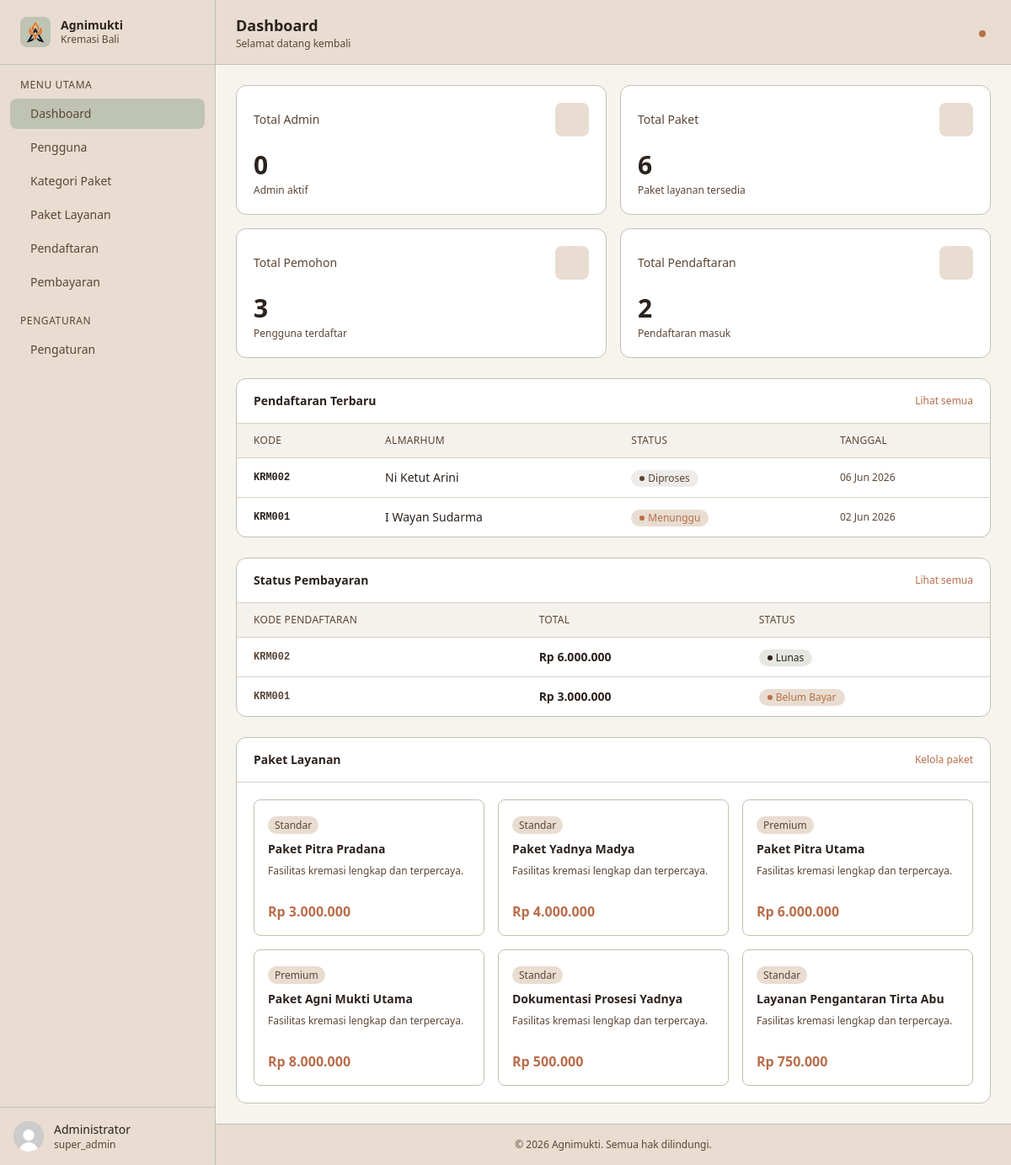
The page /admin (signed in) on the database its author committed.
### tables this page shows
CREATE TABLE pendaftaran (
    id_pendaftaran INT AUTO_INCREMENT PRIMARY KEY,
    kode_pendaftaran VARCHAR(20) NOT NULL UNIQUE,

    id_user INT NOT NULL,
    id_paket INT NOT NULL,

    nama_almarhum VARCHAR(100) NOT NULL,
    tanggal_lahir DATE,
    tanggal_meninggal DATE,

    tanggal_daftar DATE NOT NULL,

    status ENUM(
        'Menunggu',
        'Diproses',
        'Selesai',
        'Dibatalkan'
    ) DEFAULT 'Menunggu',

    catatan TEXT,

    created_at TIMESTAMP DEFAULT CURRENT_TIMESTAMP,

    CONSTRAINT fk_pendaftaran_user
    FOREIGN KEY (id_user)
    REFERENCES users(id_user)
    ON UPDATE CASCADE
    ON DELETE RESTRICT,

    CONSTRAINT fk_pendaftaran_paket
    FOREIGN KEY (id_paket)
    REFERENCES paket_layanan(id_paket)
    ON UPDATE CASCADE
    ON DELETE RESTRICT
);

CREATE TABLE pembayaran (
    id_pembayaran INT AUTO_INCREMENT PRIMARY KEY,

    id_pendaftaran INT NOT NULL,

    tanggal_bayar DATE NOT NULL,

    total_bayar DECIMAL(12,2) NOT NULL,

    metode_pembayaran ENUM(
        'Transfer',
        'QRIS',
        'Tunai'
    ) NOT NULL,

    status_pembayaran ENUM(
        'Belum Bayar',
        'Lunas'
    ) DEFAULT 'Belum Bayar',

    created_at TIMESTAMP DEFAULT CURRENT_TIMESTAMP,

    CONSTRAINT fk_pembayaran_pendaftaran
    FOREIGN KEY (id_pendaftaran)
    REFERENCES pendaftaran(id_pendaftaran)
    ON UPDATE CASCADE
    ON DELETE RESTRICT
);

CREATE TABLE paket_layanan (
    id_paket INT AUTO_INCREMENT PRIMARY KEY,
    id_kategori INT NOT NULL,
    nama_paket VARCHAR(100) NOT NULL,
    harga DECIMAL(12,2) NOT NULL,
    fasilitas TEXT,
    created_at TIMESTAMP DEFAULT CURRENT_TIMESTAMP,

    CONSTRAINT fk_paket_kategori
    FOREIGN KEY (id_kategori)
    REFERENCES kategori_paket(id_kategori)
    ON UPDATE CASCADE
    ON DELETE RESTRICT
);

### public/admin/pages/dashboard.php (the view, shortened to what the rows shown need)
<?php
require_once __DIR__ . '/../../../classes/Users.php';
require_once __DIR__ . '/../../../classes/PaketLayanan.php';
require_once __DIR__ . '/../../../classes/Pendaftaran.php';
require_once __DIR__ . '/../../../classes/Pembayaran.php';
$userModel = new Users();
$paketModel = new PaketLayanan();
$pendaftaranModel = new Pendaftaran();
$pembayaranModel = new Pembayaran();
$listUser = $userModel->getAll();
$listPaket = $paketModel->getAll();
$listPendaftaran = $pendaftaranModel->getAll();
$listPembayaran = $pembayaranModel->getAll();
$pendaftaranTerbaru = array_slice($listPendaftaran, 0, 5);
$pembayaranTerbaru = array_slice($listPembayaran, 0, 5);
?>
<header class="bg-[#E8DDD0] border-b border-[#BFC3B1] px-6 py-4 flex items-center justify-between sticky top-0 z-30">
    <div>
        <h1 class="text-lg font-semibold text-[#2B221D]">Dashboard</h1>
    </div>
</header>
<main class="flex-1 p-6 space-y-6 bg-[#F5F1EC]/30">
    <div class="grid grid-cols-1 xl:grid-cols-2 gap-6">
        <div class="bg-white rounded-xl border border-[#BFC3B1]">
            <div class="px-5 py-4 border-b border-[#D8D2C6] flex items-center justify-between">
                <h2 class="text-sm font-semibold text-[#2B221D]">Pendaftaran Terbaru</h2>
            </div>
            <div class="overflow-x-auto">
                <table class="w-full text-sm">
                    <thead>
                        <tr class="bg-[#F5F1EC] text-left text-xs text-[#5B4636] uppercase tracking-wide border-b border-[#D8D2C6]">
                            <th class="px-5 py-3 font-medium">Kode</th>
                            <th class="px-5 py-3 font-medium">Almarhum</th>
                            <th class="px-5 py-3 font-medium">Status</th>
                            <th class="px-5 py-3 font-medium">Tanggal</th>
                        </tr>
                    </thead>
                    <tbody class="divide-y divide-[#D8D2C6]">
                        <?php if (empty($pendaftaranTerbaru)): ?>
                        <tr>
                            <td colspan="4" class="px-5 py-6 text-center text-xs text-[#5B4636]">Belum ada berkas pendaftaran masuk.</td>
                        </tr>
                        <?php else: ?>
                        <?php foreach ($pendaftaranTerbaru as $pendaftaran): ?>
                        <tr class="hover:bg-[#F5F1EC] transition-colors">
                            <td class="px-5 py-3 font-mono text-xs font-semibold text-[#2B221D]"><?= htmlspecialchars($pendaftaran['kode_pendaftaran']); ?></td>
                            <td class="px-5 py-3 text-[#2B221D] font-medium"><?= htmlspecialchars($pendaftaran['nama_almarhum']); ?></td>
                            <td class="px-5 py-3">
                                <?php
                                $statusClass = "bg-[#E8DDD0] text-[#B86E4B]";
                                if ($pendaftaran['status'] === 'Diproses') $statusClass = "bg-[#5B4636]/10 text-[#5B4636]";
                                ?>
                                <span class="inline-flex items-center gap-1 px-2.5 py-0.5 rounded-full text-xs font-medium <?= $statusClass; ?>">
                                    <span class="w-1.5 h-1.5 rounded-full bg-current"></span>
                                    <?= htmlspecialchars($pendaftaran['status']); ?>
                                </span>
                            </td>
                            <td class="px-5 py-3 text-[#5B4636] text-xs"><?= date('d M Y', strtotime($pendaftaran['tanggal_daftar'])); ?></td>
                        </tr>
                        <?php endforeach; ?>
                        <?php endif; ?>
                    </tbody>
                </table>
            </div>
        </div>
        <div class="bg-white rounded-xl border border-[#BFC3B1]">
            <div class="px-5 py-4 border-b border-[#D8D2C6] flex items-center justify-between">
                <h2 class="text-sm font-semibold text-[#2B221D]">Status Pembayaran</h2>
            </div>
            <div class="overflow-x-auto">
                <table class="w-full text-sm">
                    <thead>
                        <tr class="bg-[#F5F1EC] text-left text-xs text-[#5B4636] uppercase tracking-wide border-b border-[#D8D2C6]">
                            <th class="px-5 py-3 font-medium">Kode Pendaftaran</th>
                            <th class="px-5 py-3 font-medium">Total</th>
                            <th class="px-5 py-3 font-medium">Status</th>
                        </tr>
                    </thead>
                    <tbody class="divide-y divide-[#D8D2C6]">
                        <?php if (empty($pembayaranTerbaru)): ?>
                        <tr>
                            <td colspan="4" class="px-5 py-6 text-center text-xs text-[#5B4636]">Belum ada riwayat transaksi pembayaran.</td>
                        </tr>
                        <?php else: ?>
                        <?php foreach ($pembayaranTerbaru as $pembayaran): ?>
                        <tr class="hover:bg-[#F5F1EC] transition-colors">
                            <td class="px-5 py-3 font-mono text-xs font-semibold text-[#5B4636]">
                                <?php
                                $kodePendaftaran = 'KRM-ERR';
                                foreach($listPendaftaran as $p) {
                                    if($p['id_pendaftaran'] == $pembayaran['id_pendaftaran']) {
                                        $kodePendaftaran = $p['kode_pendaftaran'];
                                        break;
                                    }
                                }
                                echo htmlspecialchars($kodePendaftaran);
                                ?>
                            </td>
                            <td class="px-5 py-3 text-[#2B221D] font-semibold">Rp <?= number_format($pembayaran['total_bayar'], 0, ',', '.'); ?></td>
                            <td class="px-5 py-3">
                                <?php
                                $payStatusClass = "bg-[#E8DDD0] text-[#B86E4B]";
                                if ($pembayaran['status_pembayaran'] === 'Lunas') $payStatusClass = "bg-[#BFC3B1]/40 text-[#2B221D]";
                                ?>
                                <span class="inline-flex items-center gap-1 px-2.5 py-0.5 rounded-full text-xs font-medium <?= $payStatusClass; ?>">
                                    <span class="w-1.5 h-1.5 rounded-full bg-current"></span>
                                    <?= htmlspecialchars($pembayaran['status_pembayaran']); ?>
                                </span>
                            </td>
                        </tr>
                        <?php endforeach; ?>
                        <?php endif; ?>
                    </tbody>
                </table>
            </div>
        </div>
    </div>
    <?php if (($authUser['data']['role'] ?? '') === 'super_admin'): ?>
        <div class="bg-white rounded-xl border border-[#BFC3B1]">
            <div class="px-5 py-4 border-b border-[#D8D2C6] flex items-center justify-between">
                <h2 class="text-sm font-semibold text-[#2B221D]">Paket Layanan</h2>
            </div>
            <div class="grid grid-cols-1 sm:grid-cols-2 lg:grid-cols-3 gap-4 p-5">
                <?php if(empty($listPaket)): ?>
                    <p class="text-xs text-[#5B4636] col-span-full text-center py-4">Belum ada paket layanan terdaftar di database.</p>
                <?php else: ?>
                    <?php foreach($listPaket as $paket): ?>
                    <div class="bg-white border border-[#BFC3B1] rounded-lg p-4 hover:border-[#B86E4B] transition-all hover:shadow-sm">
                        <div class="flex items-start justify-between mb-2">
                            <div>
                                <span class="text-xs font-medium bg-[#E8DDD0] text-[#5B4636] px-2 py-0.5 rounded-full">
                                    <?= ($paket['harga'] >= 5000000) ? 'Premium' : 'Standar'; ?>
                                </span>
                                <p class="text-sm font-semibold text-[#2B221D] mt-2"><?= htmlspecialchars($paket['nama_paket']); ?></p>
                            </div>
                        </div>
                        <p class="text-xs text-[#5B4636] mb-3 line-clamp-2 h-8"><?= htmlspecialchars($paket['deskripsi'] ?? 'Fasilitas kremasi lengkap dan terpercaya.'); ?></p>
                        <p class="text-base font-bold text-[#B86E4B]">Rp <?= number_format($paket['harga'], 0, ',', '.'); ?></p>
                    </div>
                    <?php endforeach; ?>
                <?php endif; ?>
            </div>
        </div>
    <?php endif; ?>
</main>

### rows shown on the page
pendaftaran: kode_pendaftaran "KRM002", nama_almarhum "Ni Ketut Arini", status "Diproses", tanggal_daftar "06 Jun 2026"
pendaftaran: kode_pendaftaran "KRM001", nama_almarhum "I Wayan Sudarma", status "Menunggu", tanggal_daftar "02 Jun 2026"
pembayaran: id_pendaftaran.kode_pendaftaran "KRM002", total_bayar "6.000.000", status_pembayaran "Lunas"
pembayaran: id_pendaftaran.kode_pendaftaran "KRM001", total_bayar "3.000.000", status_pembayaran "Belum Bayar"
paket_layanan: shows "Standar", nama_paket "Paket Pitra Pradana", deskripsi "Fasilitas kremasi lengkap dan terpercaya.", harga "3.000.000"
paket_layanan: shows "Standar", nama_paket "Paket Yadnya Madya", deskripsi "Fasilitas kremasi lengkap dan terpercaya.", harga "4.000.000"
paket_layanan: shows "Premium", nama_paket "Paket Pitra Utama", deskripsi "Fasilitas kremasi lengkap dan terpercaya.", harga "6.000.000"
paket_layanan: shows "Premium", nama_paket "Paket Agni Mukti Utama", deskripsi "Fasilitas kremasi lengkap dan terpercaya.", harga "8.000.000"
paket_layanan: shows "Standar", nama_paket "Dokumentasi Prosesi Yadnya", deskripsi "Fasilitas kremasi lengkap dan terpercaya.", harga "500.000"
paket_layanan: shows "Standar", nama_paket "Layanan Pengantaran Tirta Abu", deskripsi "Fasilitas kremasi lengkap dan terpercaya.", harga "750.000"

### other values the page prints
$authUser['data']['nama'] "Administrator"
$authUser['data']['role'] "super_admin"
$totalAdmin "0"
$totalPaket "6"
$totalPemohon "3"
$totalPendaftaran "2"
